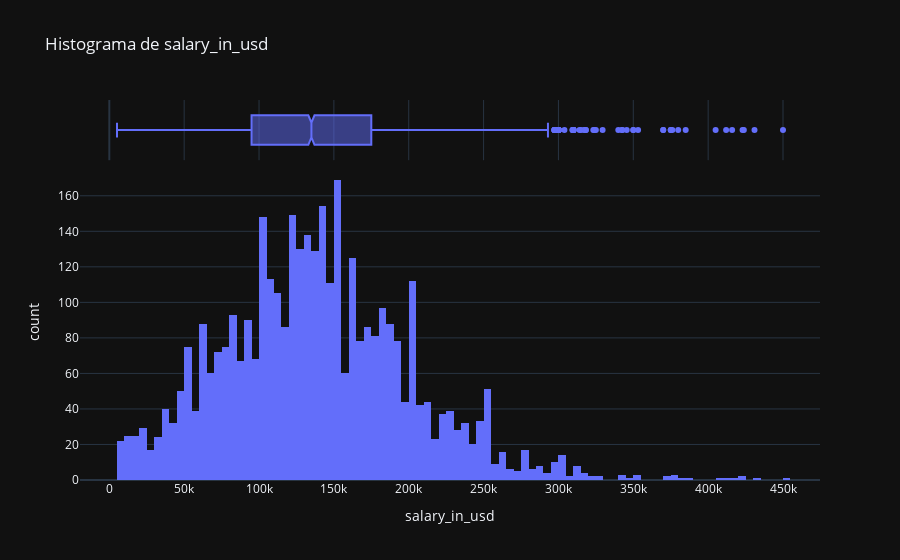
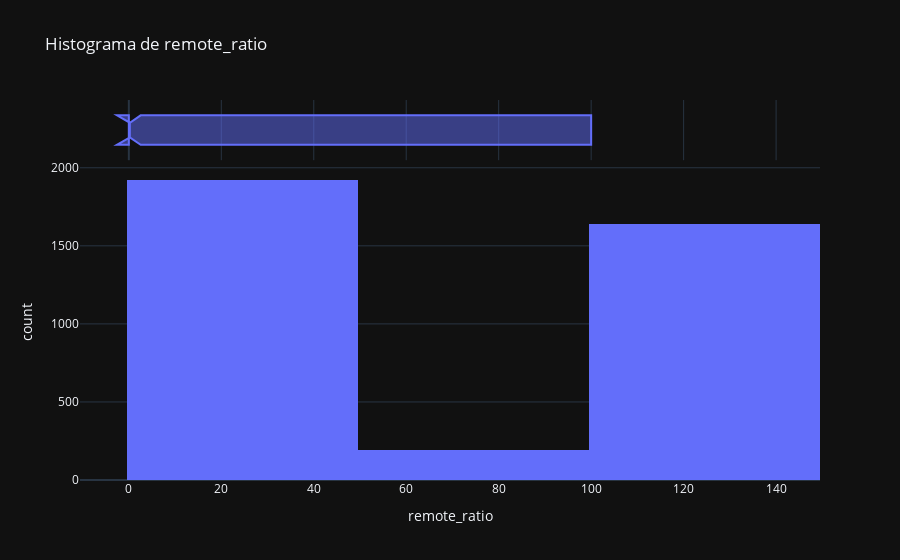

Notebook source saved alongside these figures, in order:
### Markdown cell above
### ¿Cúal es la distribución que presentan las variables de nuestro dataset?

### Code cell
variables_numericas = ['salary_in_usd', 'remote_ratio']

for var in variables_numericas:
    fig = px.histogram(df, x=var, title=f'Histograma de {var}', template="plotly_dark", marginal='box')
    fig.show()

### Figure 1 — Plotly figure (JSON) as saved in the notebook; plotly's stock layout.template omitted (floating-point values rounded to 4 significant figures; data arrays with more than 128 entries replaced by an {"elided": "..."} marker saying what was removed)
{"data": [{"alignmentgroup": "True", "bingroup": "x", "hovertemplate": "salary_in_usd=%{x}<br>count=%{y}<extra></extra>", "legendgroup": "", "marker": {"color": "#636efa", "pattern": {"shape": ""}}, "name": "", "offsetgroup": "", "orientation": "v", "showlegend": false, "type": "histogram", "x": {"elided": "3755 int values"}, "xaxis": "x", "yaxis": "y"}, {"alignmentgroup": "True", "hovertemplate": "salary_in_usd=%{x}<extra></extra>", "legendgroup": "", "marker": {"color": "#636efa"}, "name": "", "notched": true, "offsetgroup": "", "showlegend": false, "type": "box", "x": {"elided": "3755 int values"}, "xaxis": "x2", "yaxis": "y2"}], "layout": {"barmode": "relative", "legend": {"tracegroupgap": 0}, "title": {"text": "Histograma de salary_in_usd"}, "xaxis": {"anchor": "y", "domain": [0, 1], "title": {"text": "salary_in_usd"}}, "xaxis2": {"anchor": "y2", "domain": [0, 1], "matches": "x", "showgrid": true, "showticklabels": false}, "yaxis": {"anchor": "x", "domain": [0, 0.8316], "title": {"text": "count"}}, "yaxis2": {"anchor": "x2", "domain": [0.8416, 1], "matches": "y2", "showgrid": false, "showline": false, "showticklabels": false, "ticks": ""}}}

### Figure 2 — Plotly figure (JSON) as saved in the notebook; plotly's stock layout.template omitted (floating-point values rounded to 4 significant figures; data arrays with more than 128 entries replaced by an {"elided": "..."} marker saying what was removed)
{"data": [{"alignmentgroup": "True", "bingroup": "x", "hovertemplate": "remote_ratio=%{x}<br>count=%{y}<extra></extra>", "legendgroup": "", "marker": {"color": "#636efa", "pattern": {"shape": ""}}, "name": "", "offsetgroup": "", "orientation": "v", "showlegend": false, "type": "histogram", "x": {"elided": "3755 int values"}, "xaxis": "x", "yaxis": "y"}, {"alignmentgroup": "True", "hovertemplate": "remote_ratio=%{x}<extra></extra>", "legendgroup": "", "marker": {"color": "#636efa"}, "name": "", "notched": true, "offsetgroup": "", "showlegend": false, "type": "box", "x": {"elided": "3755 int values"}, "xaxis": "x2", "yaxis": "y2"}], "layout": {"barmode": "relative", "legend": {"tracegroupgap": 0}, "title": {"text": "Histograma de remote_ratio"}, "xaxis": {"anchor": "y", "domain": [0, 1], "title": {"text": "remote_ratio"}}, "xaxis2": {"anchor": "y2", "domain": [0, 1], "matches": "x", "showgrid": true, "showticklabels": false}, "yaxis": {"anchor": "x", "domain": [0, 0.8316], "title": {"text": "count"}}, "yaxis2": {"anchor": "x2", "domain": [0.8416, 1], "matches": "y2", "showgrid": false, "showline": false, "showticklabels": false, "ticks": ""}}}
